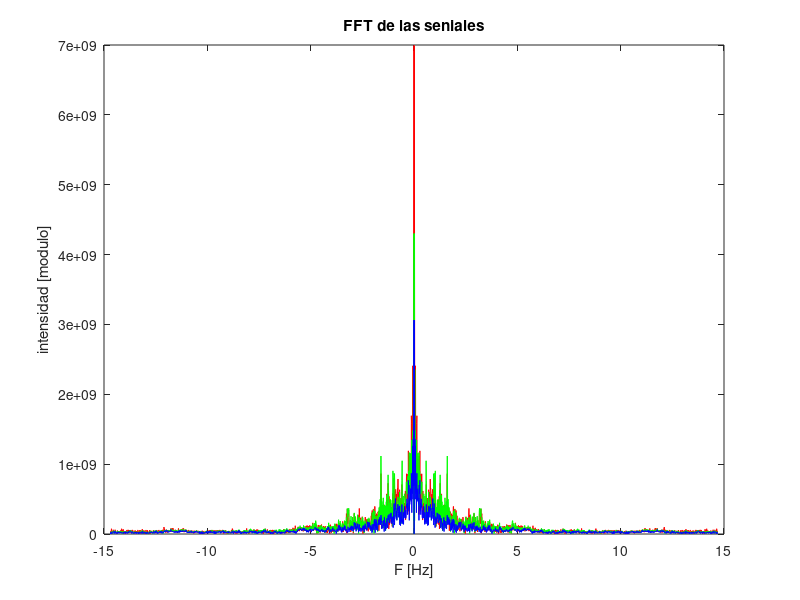

Here is the MATLAB script that generated this plot:
clear all;

load intensidad_RGB.mat; % brillo, 1 es R, 2 es G, 3 es B.

video_length = length(brillo);

frec_video = 29.37; %frecuencia muestreo video

DFT_senial_roja = fftshift(abs(fft(brillo(:,1))));
DFT_senial_verde = fftshift(abs(fft(brillo(:,2))));
DFT_senial_azul = fftshift(abs(fft(brillo(:,3))));

f = linspace(-frec_video/2, frec_video/2, video_length);

figure;
plot( f, DFT_senial_roja, 'r');
hold on;
plot( f, DFT_senial_verde, 'g');
plot( f, DFT_senial_azul, 'b');
xlabel('F [Hz]');
ylabel('intensidad [modulo]');
title('FFT de las seniales');
print -djpg fft_cardiometro.jpg; %Octave
grid minor;
 
